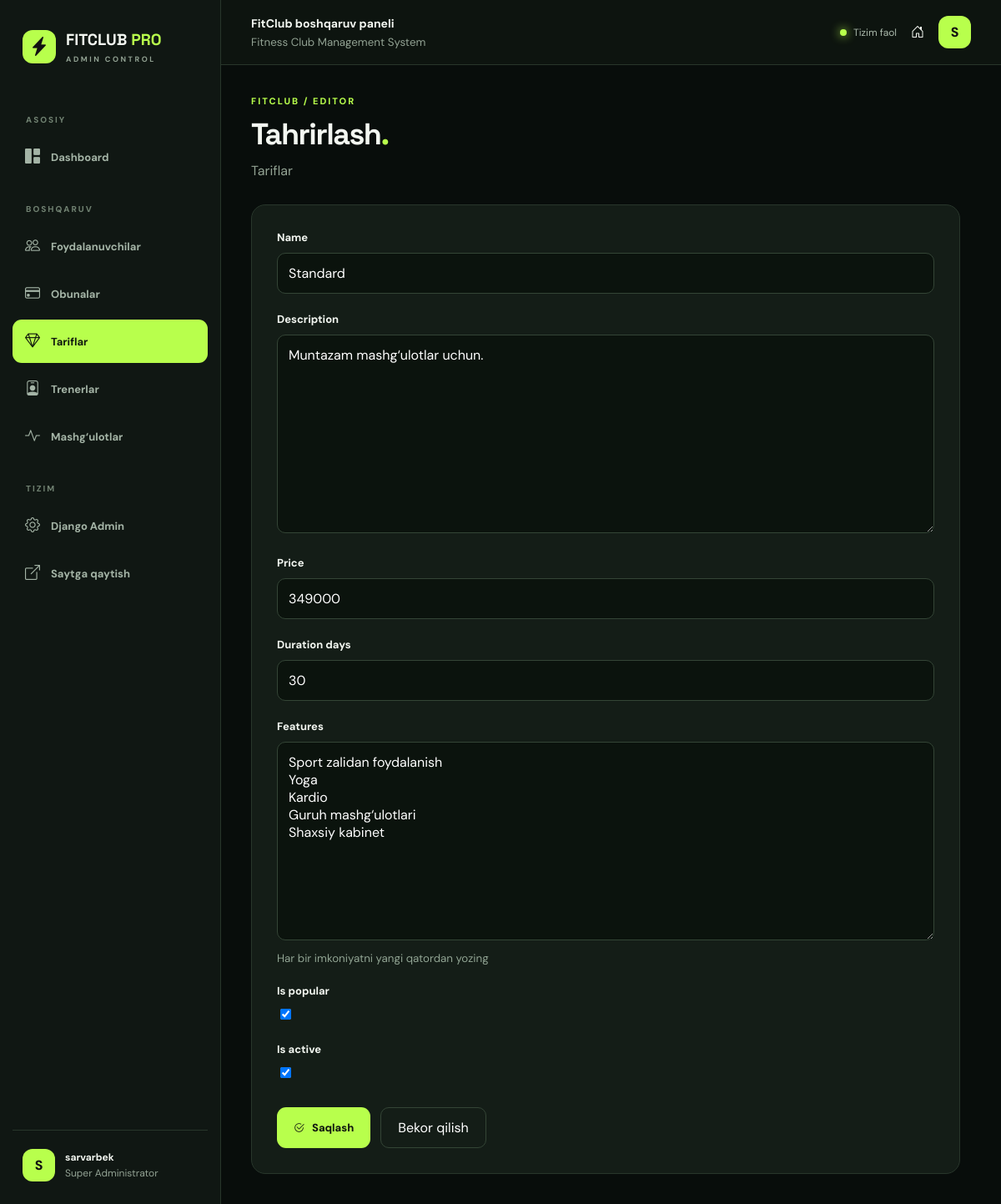
Screenshot of /management/plans/2/edit/ (signed in) with the database file from the repository.
### memberships/models.py (models this page shows, shortened)
class MembershipPlan(models.Model):
    name = models.CharField(max_length=100)
    description = models.TextField()
    price = models.DecimalField(
        max_digits=12,
        decimal_places=0
    )
    duration_days = models.PositiveIntegerField(default=30)
    features = models.TextField(
        help_text="Har bir imkoniyatni yangi qatordan yozing"
    )
    is_popular = models.BooleanField(default=False)
    is_active = models.BooleanField(default=True)
    class Meta:
        ordering = ["price"]
        verbose_name = "Abonement tarifi"
        verbose_name_plural = "Abonement tariflari"

### management/views.py (the view)
@staff_member_required(login_url="login")
def record_form(request, section, pk=None):
    config = get_section(section)
    if not request.user.is_superuser or not config["editable"]:
        raise Http404("Tahrirlashga ruxsat yo‘q.")
    model = config["model"]
    instance = get_object_or_404(model, pk=pk) if pk else None
    FormClass = modelform_factory(model, fields="__all__")
    if request.method == "POST":
        form = FormClass(
            request.POST,
            request.FILES,
            instance=instance
        )
        if form.is_valid():
            form.save()
            messages.success(request, "Ma'lumot saqlandi.")
            return redirect("management:records", section=section)
    else:
        form = FormClass(instance=instance)
    return render(request, "management/record_form.html", {
        "form": form,
        "section": section,
        "section_title": config["title"],
        "editing": instance is not None,
    })

### management/views.py (called while the page is built)
def get_section(section):
    config = MANAGED_MODELS.get(section)
    if not config:
        raise Http404("Bunday bo‘lim mavjud emas.")
    return config

### templates/management/record_form.html (shortened to what this page needs)
{% extends "management/base.html" %}
{% block content %}
<div class="page-heading">
    <div>
        <div class="eyebrow">FITCLUB / EDITOR</div>
        <h1>
            {% if editing %}
                Tahrirlash<span>.</span>
            {% else %}
                Yangi qo‘shish<span>.</span>
            {% endif %}
        </h1>
        <p>{{ section_title }}</p>
    </div>
</div>
<section class="panel editor-panel">
    <form method="post" enctype="multipart/form-data">
        {% for field in form %}
            <div class="form-group">
                <label for="{{ field.id_for_label }}">
                    {{ field.label }}
                </label>
                {{ field }}
                {% if field.help_text %}
                    <small>{{ field.help_text }}</small>
                {% endif %}
            </div>
        {% endfor %}
        <div class="form-actions">
            <button type="submit" class="action-btn">
                <i class="bi bi-check2-circle"></i>
                Saqlash
            </button>
            <a class="cancel-btn"
               href="{% url 'management:records' section %}">
                Bekor qilish
            </a>
        </div>
    </form>
</section>
{% endblock %}

### templates/management/base.html (shortened to what this page needs)
{% load static %}
<!DOCTYPE html>
<html lang="uz">
<head>
    <link
        href="https://cdn.jsdelivr.net/npm/bootstrap-icons@1.11.3/font/bootstrap-icons.min.css"
        rel="stylesheet"
    >
    <link
        rel="stylesheet"
        href="{% static 'management/admin.css' %}"
    >
</head>
<body>
<div class="admin-layout">
    <aside class="sidebar" id="sidebar">
        <a href="{% url 'management:dashboard' %}" class="brand">
            <span class="brand-icon">
                <i class="bi bi-lightning-charge-fill"></i>
            </span>
            <span>
                FITCLUB <b>PRO</b>
                <small>ADMIN CONTROL</small>
            </span>
        </a>
        <div class="nav-label">ASOSIY</div>
        <a
            class="nav-link {% if request.resolver_match.url_name == 'dashboard' %}active{% endif %}"
            href="{% url 'management:dashboard' %}"
        >
            <i class="bi bi-grid-1x2-fill"></i>
            <span>Dashboard</span>
        </a>
        <div class="nav-label">BOSHQARUV</div>
        <a
            class="nav-link {% if section == 'users' %}active{% endif %}"
            href="{% url 'management:records' 'users' %}"
        >
            <i class="bi bi-people"></i>
            <span>Foydalanuvchilar</span>
        </a>
        <a
            class="nav-link {% if section == 'subscriptions' %}active{% endif %}"
            href="{% url 'management:records' 'subscriptions' %}"
        >
            <i class="bi bi-credit-card"></i>
            <span>Obunalar</span>
        </a>
        <a
            class="nav-link {% if section == 'plans' %}active{% endif %}"
            href="{% url 'management:records' 'plans' %}"
        >
            <i class="bi bi-gem"></i>
            <span>Tariflar</span>
        </a>
        <a
            class="nav-link {% if section == 'trainers' %}active{% endif %}"
            href="{% url 'management:records' 'trainers' %}"
        >
            <i class="bi bi-person-badge"></i>
            <span>Trenerlar</span>
        </a>
        <a
            class="nav-link {% if section == 'workouts' %}active{% endif %}"
            href="{% url 'management:records' 'workouts' %}"
        >
            <i class="bi bi-activity"></i>
            <span>Mashg‘ulotlar</span>
        </a>
        <div class="nav-label">TIZIM</div>
        <a
            class="nav-link"
            href="{% url 'admin:index' %}"
        >
            <i class="bi bi-gear"></i>
            <span>Django Admin</span>
        </a>
        <a
            class="nav-link"
            href="{% url 'home' %}"
        >
            <i class="bi bi-box-arrow-up-right"></i>
            <span>Saytga qaytish</span>
        </a>
        <div class="sidebar-bottom">
            <div class="avatar">
                {{ request.user.username|first|upper }}
            </div>
            <div class="admin-profile-info">
                <strong>{{ request.user.username }}</strong>
                {% if request.user.is_superuser %}
                    <small>Super Administrator</small>
                {% else %}
                    <small>Administrator</small>
                {% endif %}
            </div>
        </div>
    </aside>
    <div class="main-area">
        <header class="topbar">
            <div class="topbar-left">
                <div>
                    <strong>FitClub boshqaruv paneli</strong>
                    <small>Fitness Club Management System</small>
                </div>
            </div>
            <div class="topbar-right">
                <span class="online-indicator">
                    <span></span>
                    Tizim faol
                </span>
                <a
                    href="{% url 'home' %}"
                    class="topbar-home"
                    title="Bosh sahifa"
                    aria-label="Bosh sahifa"
                >
                    <i class="bi bi-house-door"></i>
                </a>
                <div
                    class="avatar"
                    title="{{ request.user.username }}"
                >
                    {{ request.user.username|first|upper }}
                </div>
            </div>
        </header>
        <main class="content">
            {% block content %}{% endblock %}
        </main>
    </div>
</div>
</body>
</html>

### static/management/admin.css (style rules this page uses)
:root { --bg: #080d0b; --sidebar: #101713; --card: #141d17; --card-hover: #1c2920; --border: #28362b; --green: #b8ff4c; --text: #f3f7f1; --muted: #92a293; }
* { box-sizing: border-box; }
body { margin: 0; background: var(--bg); color: var(--text); font-family: 'DM Sans', sans-serif; }
a { text-decoration: none; color: inherit; }
button { font: inherit; cursor: pointer; }
.admin-layout { display: flex; min-height: 100vh; }
.sidebar { width: 265px; min-width: 265px; background: var(--sidebar); border-right: 1px solid var(--border); padding: 27px 15px; position: fixed; inset: 0 auto 0 0; display: flex; flex-direction: column; z-index: 100; overflow-y: auto; }
.brand { display: flex; align-items: center; gap: 12px; padding: 8px 12px 35px; font-family: 'Space Grotesk', sans-serif; font-size: 19px; font-weight: 700; }
.brand b { color: var(--green); }
.brand small { display: block; font-family: 'DM Sans', sans-serif; font-size: 9px; letter-spacing: 2.5px; color: var(--muted); margin-top: 5px; }
.brand-icon { width: 40px; height: 40px; background: var(--green); color: #111; display: grid; place-items: center; border-radius: 12px; font-size: 23px; }
.nav-label { color: #708171; font-size: 10px; font-weight: 800; letter-spacing: 2px; padding: 25px 16px 12px; }
.nav-link { display: flex; align-items: center; gap: 13px; padding: 14px 15px; color: #a4b4a6; font-size: 13px; font-weight: 700; border-radius: 11px; margin-bottom: 5px; transition: .2s; }
.nav-link i { font-size: 18px; }
.nav-link.active { background: var(--green); color: #111a0e; }
.sidebar-bottom { margin-top: auto; border-top: 1px solid var(--border); padding: 22px 12px 0; display: flex; align-items: center; gap: 12px; }
.avatar, .small-avatar { background: var(--green); color: #111; font-weight: 800; display: grid; place-items: center; border-radius: 12px; flex-shrink: 0; }
.avatar { width: 39px; height: 39px; }
.sidebar-bottom strong, .sidebar-bottom small { display: block; font-size: 12px; }
.sidebar-bottom small { color: var(--muted); margin-top: 3px; }
.main-area { flex: 1; min-width: 0; margin-left: 265px; }
.topbar { height: 78px; border-bottom: 1px solid var(--border); background: #0d140f; display: flex; justify-content: space-between; align-items: center; padding: 0 36px; }
.topbar-left, .topbar-right { display: flex; align-items: center; gap: 17px; }
.topbar-left strong { display: block; font-size: 14px; }
.topbar-left small { display: block; color: var(--muted); margin-top: 5px; }
.online-indicator { color: #aab9ab; font-size: 12px; display: flex; align-items: center; gap: 8px; }
.online-indicator span { width: 8px; height: 8px; background: var(--green); border-radius: 50%; box-shadow: 0 0 12px var(--green); }
.content { max-width: 1600px; margin: auto; padding: 36px; }
.page-heading { display: flex; align-items: center; justify-content: space-between; gap: 20px; margin-bottom: 30px; }
.eyebrow { color: var(--green); font-size: 11px; letter-spacing: 2px; font-weight: 800; }
.page-heading h1 { font-family: 'Space Grotesk', sans-serif; font-size: clamp(28px, 3vw, 42px); letter-spacing: -1.5px; margin: 10px 0; }
.page-heading h1 span { color: var(--green); }
.page-heading p { color: var(--muted); margin: 0; }
.stat-card, .panel, .mini-stat { background: var(--card); border: 1px solid var(--border); border-radius: 17px; }
.panel { overflow: hidden; }
.action-btn { display: inline-flex; align-items: center; justify-content: center; gap: 9px; background: #b8ff4c; color: #101710; padding: 13px 20px; border: none; border-radius: 11px; font-size: 13px; font-weight: 800; cursor: pointer; }
.editor-panel { max-width: 850px; padding: 30px; }
.form-group { margin-bottom: 22px; }
.form-group label { display: block; font-size: 13px; font-weight: 700; margin-bottom: 10px; }
.form-group input:not([type="checkbox"]), .form-group select, .form-group textarea { width: 100%; max-width: 100%; background: #0b130d; border: 1px solid #344536; border-radius: 10px; padding: 13px; color: white; font: inherit; }
.form-group small { display: block; color: #91a493; margin-top: 8px; }
.form-actions { display: flex; gap: 12px; margin-top: 30px; }
.cancel-btn { padding: 13px 20px; border: 1px solid #344536; border-radius: 10px; color: white; }

### rows the page displays
MembershipPlan: form "Standard" "Muntazam mashg‘ulotlar uchun." "349000" "30" "Sport zalidan foydalanish Yoga Kardio Guruh mashg‘ulotlari Shaxsiy kabinet" "☑" "☑"

### other values shown
{{ request.user.username|first|upper }} "S"
{{ request.user.username }} "sarvarbek"
{{ section_title }} "Tariflar"
{{ field.label }} "Name" "Description" "Price" "Duration days" "Features" "Is popular" "Is active"
{{ field.help_text }} "Har bir imkoniyatni yangi qatordan yozing"
